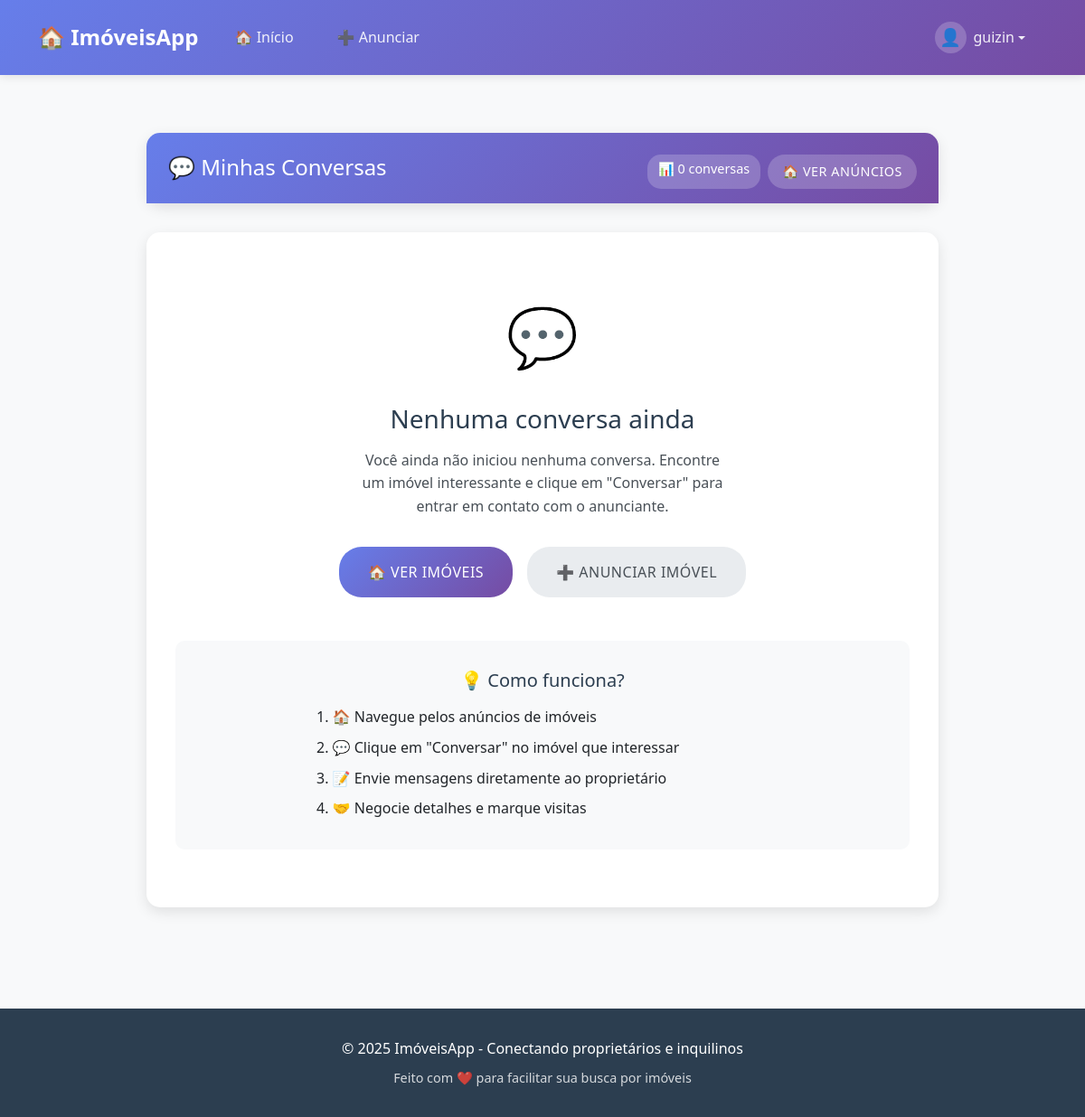
/chat/my-chats/ (signed in), run on an earlier commit of the app's database.
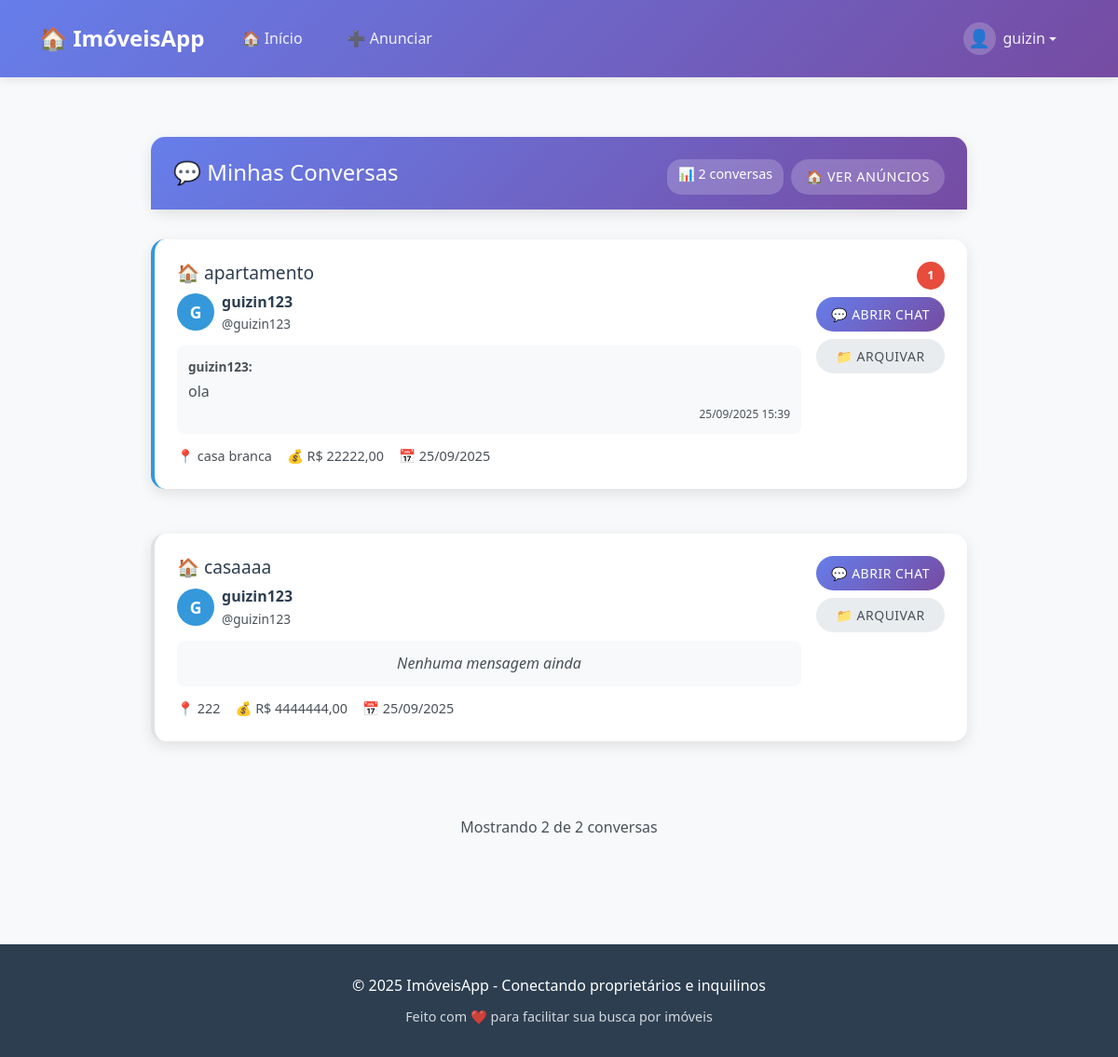
And on a later commit of the database.
### ads/models.py (models this page shows, shortened)
class ChatRoom(models.Model):
    ad = models.ForeignKey(WantedAd, on_delete=models.CASCADE, related_name='chat_rooms', verbose_name="Anúncio")
    participant_1 = models.ForeignKey(User, on_delete=models.CASCADE, related_name='chats_as_p1', verbose_name="Participante 1")
    participant_2 = models.ForeignKey(User, on_delete=models.CASCADE, related_name='chats_as_p2', verbose_name="Participante 2")
    created_at = models.DateTimeField(auto_now_add=True, verbose_name="Criado em")
    updated_at = models.DateTimeField(auto_now=True, verbose_name="Atualizado em")
    is_active = models.BooleanField(default=True, verbose_name="Ativo")
    class Meta:
        unique_together = ['ad', 'participant_1', 'participant_2']
        verbose_name = "Sala de Chat"
        verbose_name_plural = "Salas de Chat"
        ordering = ['-updated_at']
    def get_other_participant(self, user):
        if user == self.participant_1:
            return self.participant_2
        return self.participant_1
    def get_last_message(self):
        return self.messages.order_by('-created_at').first()
    def get_unread_count_for_user(self, user):
        return self.messages.filter(is_read=False).exclude(sender=user).count()

class WantedAd(models.Model):
       title = models.CharField(max_length=200, verbose_name="Título do Anúncio")
       description = models.TextField(verbose_name="Descrição")
       reward = models.DecimalField(max_digits=10, decimal_places=2, verbose_name="Recompensa", blank=True, null=True)
       category = models.CharField(max_length=100, verbose_name="Categoria", blank=True, null=True)
       location = models.CharField(max_length=200, verbose_name="Localização", blank=True, null=True)
       price = models.DecimalField(max_digits=10, decimal_places=2, verbose_name="Preço", blank=True, null=True)
       created_by = models.ForeignKey(User, on_delete=models.CASCADE, verbose_name="Criado por")
       created_at = models.DateTimeField(auto_now_add=True, verbose_name="Data de Criação")
       updated_at = models.DateTimeField(auto_now=True, verbose_name="Data de Atualização")
       is_active = models.BooleanField(default=True, verbose_name="Ativo")
       class Meta:
           verbose_name = "Anúncio de Procurado"
           verbose_name_plural = "Anúncios de Procurados"

class ChatMessage(models.Model):
    chat_room = models.ForeignKey(ChatRoom, on_delete=models.CASCADE, related_name='messages', verbose_name="Sala de Chat")
    sender = models.ForeignKey(User, on_delete=models.CASCADE, verbose_name="Remetente")
    message = models.TextField(verbose_name="Mensagem")
    created_at = models.DateTimeField(auto_now_add=True, verbose_name="Enviado em")
    is_read = models.BooleanField(default=False, verbose_name="Lida")
    class Meta:
        ordering = ['created_at']
        verbose_name = "Mensagem"
        verbose_name_plural = "Mensagens"

### ads/views.py (the view)
# urls.py: path('chat/my-chats/', views.my_chats, name='my_chats'),
@login_required
def my_chats(request):
    chat_rooms = ChatRoom.objects.filter(
        Q(participant_1=request.user) | Q(participant_2=request.user),
        is_active=True
    ).select_related('ad', 'participant_1', 'participant_2').prefetch_related('messages').order_by('-updated_at')
    chat_list = []
    for room in chat_rooms:
        other_user = room.get_other_participant(request.user)
        last_message = room.get_last_message()
        unread_count = room.get_unread_count_for_user(request.user)
        chat_info = {
            'room': room,
            'other_user': other_user,
            'last_message': last_message,
            'unread_count': unread_count,
            'ad': room.ad
        }
        chat_list.append(chat_info)
    context = {
        'chat_list': chat_list,
        'total_chats': len(chat_list)
    }
    return render(request, 'chat/my_chats.html', context)

### templates/chat/my_chats.html (shortened to what this page needs)
{% extends 'base.html' %}
{% block content %}
<div class="container" style="max-width: 900px; margin: 2rem auto;">
    <div class="card" style="margin-bottom: 2rem;">
        <div class="card-header" style="background: var(--gradiente); color: white;">
            <div style="display: flex; justify-content: space-between; align-items: center; flex-wrap: wrap;">
                <h2 style="margin: 0; font-size: 1.5rem;">💬 Minhas Conversas</h2>
                <div style="display: flex; gap: 0.5rem; margin-top: 0.5rem;">
                    <span style="background: rgba(255,255,255,0.2); padding: 0.25rem 0.75rem; border-radius: 15px; font-size: 0.9rem;">
                        📊 {{ total_chats }} conversa{{ total_chats|pluralize }}
                    </span>
                    <a href="{% url 'index' %}" class="btn" style="background: rgba(255,255,255,0.2); color: white; padding: 0.5rem 1rem; border-radius: 20px; text-decoration: none; font-size: 0.9rem;">
                        🏠 Ver Anúncios
                    </a>
                </div>
            </div>
        </div>
    </div>
    {% if chat_list %}
        <div class="row">
            {% for chat in chat_list %}
            <div class="col-md-12" style="margin-bottom: 1rem;">
                <div class="card chat-item" style="transition: all 0.3s ease; border-left: 4px solid {% if chat.unread_count > 0 %}var(--cor-link){% else %}var(--cor-borda){% endif %};">
                    <div class="card-body" style="padding: 1.5rem;">
                        <div style="display: flex; justify-content: space-between; align-items: flex-start; gap: 1rem;">
                            <div style="flex: 1; min-width: 0;">
                                <h5 style="margin: 0 0 0.5rem 0; color: var(--cor-destaque); font-size: 1.2rem;">
                                    🏠 {{ chat.ad.title }}
                                </h5>
                                <div style="display: flex; align-items: center; gap: 0.5rem; margin-bottom: 0.75rem;">
                                    <div style="width: 40px; height: 40px; background: var(--cor-link); border-radius: 50%; display: flex; align-items: center; justify-content: center; color: white; font-weight: bold; font-size: 1.1rem;">
                                        {{ chat.other_user.username|slice:":1"|upper }}
                                    </div>
                                    <div>
                                        <div style="font-weight: 600; color: var(--cor-destaque);">
                                            {{ chat.other_user.get_full_name|default:chat.other_user.username }}
                                        </div>
                                        <div style="font-size: 0.85rem; color: var(--cor-texto);">
                                            @{{ chat.other_user.username }}
                                        </div>
                                    </div>
                                </div>
                                {% if chat.last_message %}
                                <div style="background: var(--cor-primaria); padding: 0.75rem; border-radius: 8px; margin-bottom: 0.75rem;">
                                    <div style="font-size: 0.85rem; color: var(--cor-texto); margin-bottom: 0.25rem;">
                                        <strong>{{ chat.last_message.sender.username }}:</strong>
                                    </div>
                                    <div style="color: var(--cor-texto); line-height: 1.4;">
                                        {{ chat.last_message.message|truncatewords:15 }}
                                    </div>
                                    <div style="font-size: 0.75rem; color: var(--cor-texto); margin-top: 0.25rem; text-align: right;">
                                        {{ chat.last_message.created_at|date:"d/m/Y H:i" }}
                                    </div>
                                </div>
                                {% else %}
                                <div style="background: var(--cor-primaria); padding: 0.75rem; border-radius: 8px; margin-bottom: 0.75rem; text-align: center; color: var(--cor-texto); font-style: italic;">
                                    Nenhuma mensagem ainda
                                </div>
                                {% endif %}
                                <div style="font-size: 0.9rem; color: var(--cor-texto); display: flex; gap: 1rem; flex-wrap: wrap;">
                                    <span>📍 {{ chat.ad.location }}</span>
                                    <span>💰 R$ {{ chat.ad.price }}</span>
                                    <span>📅 {{ chat.room.created_at|date:"d/m/Y" }}</span>
                                </div>
                            </div>
                            <div style="display: flex; flex-direction: column; align-items: flex-end; gap: 0.5rem;">
                                {% if chat.unread_count > 0 %}
                                <span style="background: var(--cor-erro); color: white; border-radius: 50%; width: 30px; height: 30px; display: flex; align-items: center; justify-content: center; font-size: 0.8rem; font-weight: bold;">
                                    {{ chat.unread_count }}
                                </span>
                                {% endif %}
                                <div style="display: flex; flex-direction: column; gap: 0.5rem; min-width: 120px;">
                                    <a href="{% url 'chat_room' chat.room.id %}" class="btn btn-primary btn-sm" style="text-align: center;">
                                        💬 Abrir Chat
                                    </a>
                                    <a href="{% url 'archive_chat' chat.room.id %}" class="btn btn-secondary btn-sm" style="text-align: center;">
                                        📁 Arquivar
                                    </a>
                                </div>
                            </div>
                        </div>
                    </div>
                </div>
            </div>
            {% endfor %}
        </div>
        <div style="text-align: center; margin-top: 2rem; color: var(--cor-texto);">
            Mostrando {{ chat_list|length }} de {{ total_chats }} conversa{{ total_chats|pluralize }}
        </div>
    {% else %}
        <div class="card" style="text-align: center;">
            <div class="card-body" style="padding: 4rem 2rem;">
                <div style="font-size: 4rem; margin-bottom: 1.5rem;">💬</div>
                <h3 style="color: var(--cor-destaque); margin-bottom: 1rem;">
                    Nenhuma conversa ainda
                </h3>
                <p style="color: var(--cor-texto); margin-bottom: 2rem; max-width: 400px; margin-left: auto; margin-right: auto;">
                    Você ainda não iniciou nenhuma conversa. Encontre um imóvel interessante e clique em "Conversar" para entrar em contato com o anunciante.
                </p>
                <div style="display: flex; gap: 1rem; justify-content: center; flex-wrap: wrap; margin-top: 2rem;">
                    <a href="{% url 'index' %}" class="btn btn-primary" style="padding: 1rem 2rem;">
                        🏠 Ver Imóveis
                    </a>
                    <a href="{% url 'create_ad' %}" class="btn btn-secondary" style="padding: 1rem 2rem;">
                        ➕ Anunciar Imóvel
                    </a>
                </div>
                <div style="margin-top: 3rem; background: var(--cor-primaria); padding: 2rem; border-radius: 10px;">
                    <h5 style="color: var(--cor-destaque); margin-bottom: 1rem;">💡 Como funciona?</h5>
                    <div style="text-align: left; max-width: 500px; margin: 0 auto;">
                        <p style="margin-bottom: 0.5rem;">1. 🏠 Navegue pelos anúncios de imóveis</p>
                        <p style="margin-bottom: 0.5rem;">2. 💬 Clique em "Conversar" no imóvel que interessar</p>
                        <p style="margin-bottom: 0.5rem;">3. 📝 Envie mensagens diretamente ao proprietário</p>
                        <p style="margin: 0;">4. 🤝 Negocie detalhes e marque visitas</p>
                    </div>
                </div>
            </div>
        </div>
    {% endif %}
</div>
{% endblock %}

### templates/base.html (shortened to what this page needs)
<!DOCTYPE html>
<html lang="pt-br">
<head>
    <link href="https://cdnjs.cloudflare.com/ajax/libs/bootstrap/5.3.0/css/bootstrap.min.css" rel="stylesheet">
</head>
<body>
    <nav class="navbar navbar-expand-lg navbar-custom">
        <div class="container">
            <a class="navbar-brand" href="{% url 'index' %}">
                🏠 ImóveisApp
            </a>
            <div class="collapse navbar-collapse" id="navbarNav">
                <ul class="navbar-nav me-auto">
                    <li class="nav-item">
                        <a class="nav-link" href="{% url 'index' %}">
                            🏠 Início
                        </a>
                    </li>
                    {% if user.is_authenticated %}
                    <li class="nav-item">
                        <a class="nav-link" href="{% url 'create_ad' %}">
                            ➕ Anunciar
                        </a>
                    </li>
                    {% endif %}
                </ul>
                <ul class="navbar-nav">
                    {% if user.is_authenticated %}
                        <li class="nav-item dropdown">
                            <a class="nav-link dropdown-toggle" href="#" id="userDropdown" role="button" data-bs-toggle="dropdown" style="display: flex; align-items: center;">
                                <div class="user-avatar">
                                    👤
                                </div>
                                {{ user.first_name|default:user.username }}
                            </a>
                        </li>
                    {% endif %}
                </ul>
            </div>
        </div>
    </nav>
    <div class="main-container">
        <div class="container fade-in">
            {% block content %}
            {% endblock %}
        </div>
    </div>
    <footer class="footer">
        <div class="container">
            <p style="margin: 0;">
                © 2025 ImóveisApp - Conectando proprietários e inquilinos
            </p>
            <p style="margin: 0.5rem 0 0 0; font-size: 0.9rem; opacity: 0.8;">
                Feito com ❤️ para facilitar sua busca por imóveis
            </p>
        </div>
    </footer>
</body>
</html>

What changed in the data, as far as the page shows it:
added ChatRoom: ad "apartamento", other_user.username "G", other_user.get_full_name "guizin123", other_user.username "guizin123", last_message.sender.username "guizin123", last_message.message "ola", last_message.created_at "25/09/2025 15:39", ad.location "casa branca", ad.price "22222,00", room.created_at "25/09/2025", unread_count "1"
added ChatRoom: ad "casaaaa", other_user.username "G", other_user.get_full_name "guizin123", other_user.username "guizin123", shows "Nenhuma mensagem ainda", ad.location "222", ad.price "4444444,00", room.created_at "25/09/2025"
Also different on the page:
{{ total_chats }}: "0" → "2"
{{ chat_list|length }}: (not shown) → "2"
{{ total_chats }}: (not shown) → "2"
text no longer shown: "💬 Nenhuma conversa ainda Você ainda não iniciou nenhuma conversa. Encontre um imóvel interessante e clique em \"Conversar\" para entrar em contato com o anunciante. 🏠 VER IMÓVEIS ➕ ANUNCIAR IMÓVEL 💡 Como funciona? 1. 🏠 Navegue pelos anúncios de imóveis 2. 💬 Clique em \"Conversar\" no imóvel que interessar 3. 📝 Envie mensagens diretamente ao proprietário 4. 🤝 Negocie detalhes e marque visitas"
text now shown: "Mostrando de conversa"
